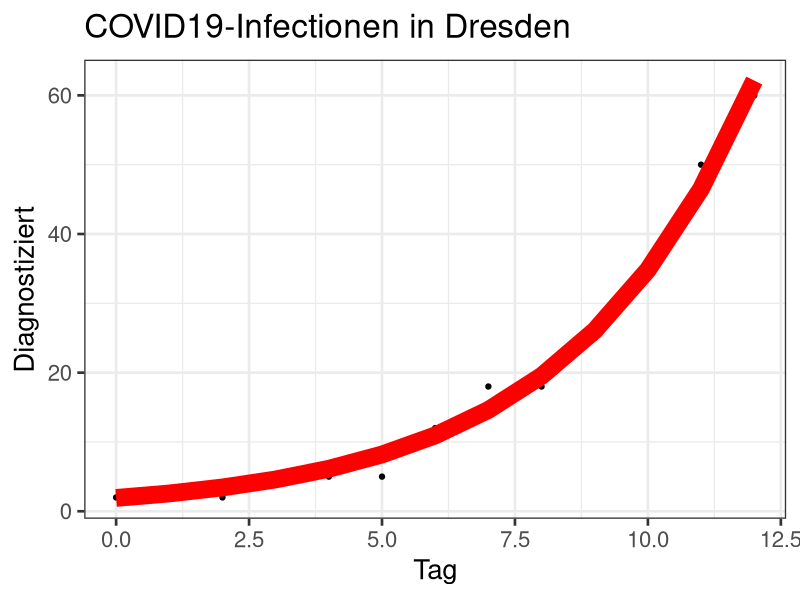
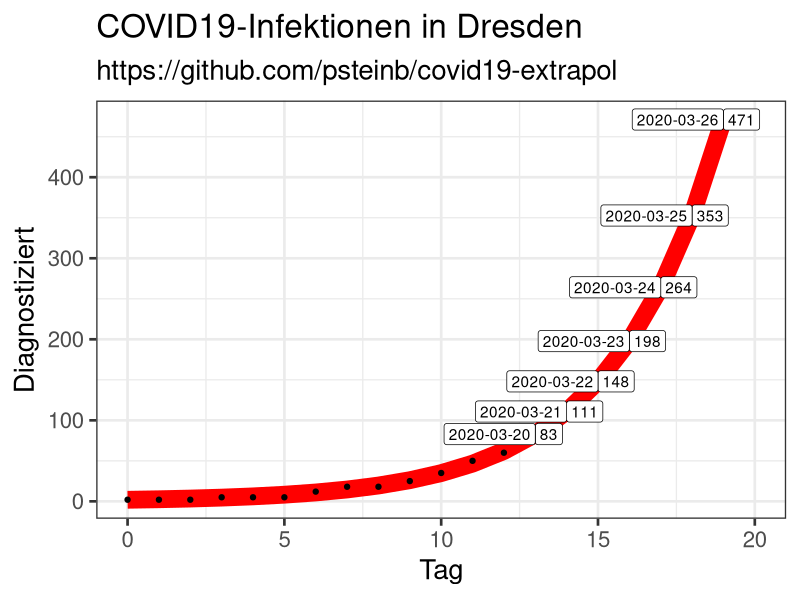

The R source for these figures, in order:
library(ggplot2)
library(dplyr)
library(readr)

mytheme = theme_bw(base_size=20)##  + theme(
    ## ##text = element_text(family = "Decima WE", color = "grey20"),
    ## ## strip.background = element_blank(),
    ## ## strip.text = element_text(hjust = 0),
    ## ## panel.grid.major = element_line(colour="grey50",size=0.35),
    ## ## panel.grid.minor = element_blank(),
    ## ## plot.margin=unit(c(0,1,0,1),"cm"),
    ## legend.position="top",
    ## plot.caption=element_text(hjust=1,size=14,colour="grey30"),
    ## plot.subtitle=element_text(face="italic",size=14,colour="grey40"),
    ## plot.title=element_text(size=18,face="bold")
## )

df = read.csv("by_city.csv")
df$date = as.Date(df$date)
df$day = as.integer(df$date - df$date[1])
glimpse(df)

model.expon = nls(diagnosed ~ a*(1+b)**(day),
                  data=df,
                  start = list(a = 1, b = 0.33)
                  )
model.expon

myplot = ggplot(df, aes(x=day, y=diagnosed)) +
  geom_point() +
  ggtitle("COVID19-Infectionen in Dresden") +
  xlab("Tag") + ylab("Diagnostiziert") +
  geom_line(aes(
                y=fitted(model.expon)
                ),
            color="red",
            linewidth=6) +
  mytheme

ggsave("exponential.png",myplot)

dfx = data.frame(day=0:(nrow(df)+6))
dfx$diagnosed = predict(model.expon,list(day=dfx$day))
dfx$date = df$date[1] + dfx$day
glimpse(dfx)

myplot = ggplot(dfx, aes(x=day, y=diagnosed)) +
  geom_line(color="red",
            linewidth=6) +
  ggtitle("COVID19-Infektionen in Dresden",
          subtitle="https://github.com/psteinb/covid19-extrapol") +
  xlab("Tag") + ylab("Diagnostiziert") +
  xlim(0,nrow(df)+7) +
  geom_point(aes(
    x=day,
    y=diagnosed
  ),data=df) +
  geom_label(data=dfx %>% filter(day>nrow(df)-1),
             aes(label=round(diagnosed)),
             hjust="outward"
             )+
  geom_label(data=dfx %>% filter(day>nrow(df)-1),
             aes(label=date),
             hjust="inward"
             ) +
  mytheme

ggsave("plus5.png",myplot)
